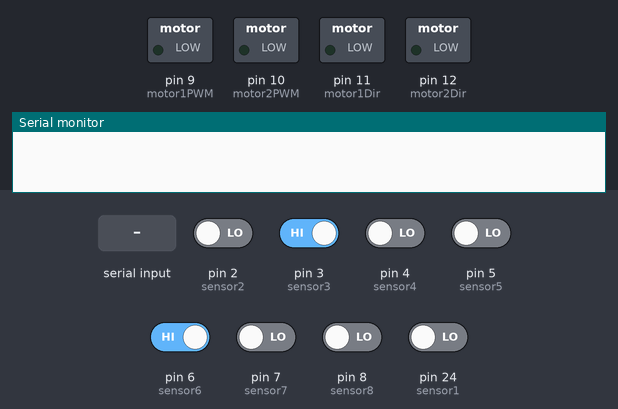
A sketch run on a simulated Arduino Mega 2560, built with avr-gcc and run on an emulated ATmega2560. On the bench: switched loads named in the sketch (green lamp = pin HIGH), the last lines printed to the serial monitor. The inputs (shaded band) are chosen by the test bench; at power-on: pin 3 (sensor3), pin 6 (sensor6) HIGH, pin 2 (sensor2), pin 4 (sensor4), pin 5 (sensor5), pin 7 (sensor7), pin 8 (sensor8), pin 24 (sensor1) LOW.

Above: at 1.2 s.
1.3 s: "TURN_SEQUENCE\n" received over Serial
At 2.4 s:
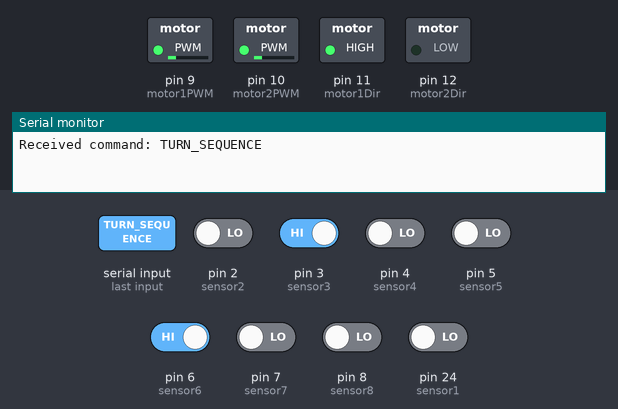
At 7.4 s:
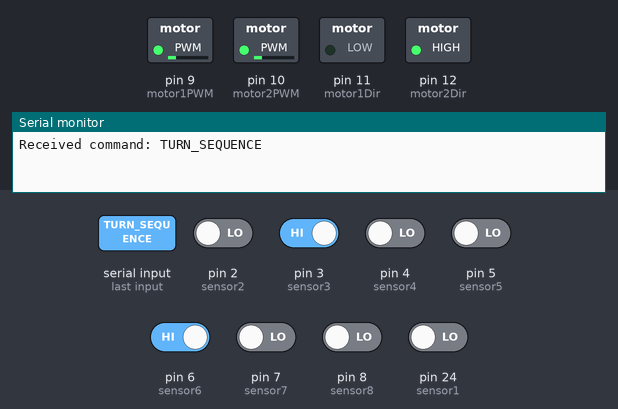
Timing chart, 0 to 10.8 s (numbered marks = the images above; inputs shaded):
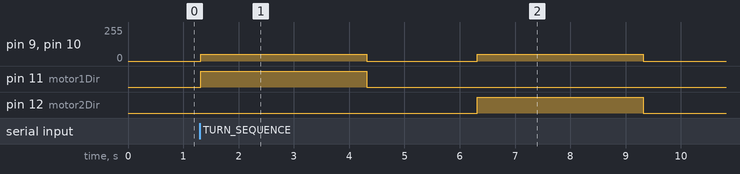

Measured:
- after the input at 1.3 s, pin 9 (motor1PWM), pin 10 (motor2PWM): alternates 50/255 for 3.0 s and 0/255 for 2.0 s, 4 changes in all, then stays 0/255, starting at once; pin 11 (motor1Dir): LOW → HIGH at once, → LOW 3.0 s later; pin 12 (motor2Dir): LOW → HIGH after 5.0 s, → LOW 3.0 s later

The sketch:

multistop_90.ino
```cpp
// Define sensor pins
const int sensor1 = 24; // Channel 1 connected to pin 24
const int sensor2 = 2;  // Channel 2 connected to pin 2
const int sensor3 = 3;  // Channel 3 connected to pin 3
const int sensor4 = 4;  // Channel 4 connected to pin 4
const int sensor5 = 5;  // Channel 5 connected to pin 5
const int sensor6 = 6;  // Channel 6 connected to pin 6
const int sensor7 = 7;  // Channel 7 connected to pin 7
const int sensor8 = 8;  // Channel 8 connected to pin 8

// Define motor control pins
const int motor1Dir = 11;   // Direction control for Motor 1
const int motor1PWM = 9;    // PWM control for Motor 1
const int motor2Dir = 12;   // Direction control for Motor 2
const int motor2PWM = 10;   // PWM control for Motor 2

void setup() {
    // Initialize IR sensor pins
    pinMode(sensor1, INPUT);
    pinMode(sensor2, INPUT);
    pinMode(sensor3, INPUT);
    pinMode(sensor4, INPUT);
    pinMode(sensor5, INPUT);
    pinMode(sensor6, INPUT);
    pinMode(sensor7, INPUT);
    pinMode(sensor8, INPUT);

    // Initialize Motor Driver pins
    pinMode(motor1Dir, OUTPUT);
    pinMode(motor1PWM, OUTPUT);
    pinMode(motor2Dir, OUTPUT);
    pinMode(motor2PWM, OUTPUT);

    // Initialize serial communication for marker detection
    Serial.begin(9600);
}

void loop() {
    // Check for serial input from Python
    if (Serial.available() > 0) {
        String command = Serial.readStringUntil('\n'); // Read the command
        Serial.print("Received command: ");
        Serial.println(command);

        if (command == "STOP") {
            stopMotors();
            Serial.println("Marker Detected: Robot Stopped");
        } else if (command == "TURN_SEQUENCE") {
            executeTurnSequence();
        }
    }

    // Read sensor values
    int s1 = digitalRead(sensor1);
    int s2 = digitalRead(sensor2);
    int s3 = digitalRead(sensor3);
    int s4 = digitalRead(sensor4);
    int s5 = digitalRead(sensor5);
    int s6 = digitalRead(sensor6);
    int s7 = digitalRead(sensor7);
    int s8 = digitalRead(sensor8);

    // // Debugging: print sensor values to Serial Monitor
    // Serial.print(s1);
    // Serial.print(",");
    // Serial.print(s2);
    // Serial.print(",");
    // Serial.print(s3);
    // Serial.print(",");
    // Serial.print(s4);
    // Serial.print(",");
    // Serial.print(s5);
    // Serial.print(",");
    // Serial.print(s6);
    // Serial.print(",");
    // Serial.print(s7);
    // Serial.print(",");
    // Serial.println(s8);

    // Logic for forward motion
    if (s1 == 1 && s2 == 1 && s3 == 1 && s4 == 1 && s5 == 1 && s6 == 1 && s7 == 1 && s8 == 1) {
        stopMotors();
    } else if (s4 == 1 && s5 == 1) {
        moveForward();
    } else if ((s4 == 1 && s5 == 1) && (s3 == 1 || s6 == 1) && (s1 == 0 && s2 == 0 && s7 == 0 && s8 == 0)) {
        moveForward();
    } else if ((s6 == 0 && s2 == 1 && s7 == 0 && s8 == 0) || (s5 == 0 && s1 == 1)) {
        turnRight();
    } else if ((s3 == 0 && s7 == 1 && s2 == 0 && s1 == 0) || (s4 == 0 && s8 == 1)) {
        turnLeft();
    } else {
        stopMotors();
    }
}

void executeTurnSequence() {
    //  Serial.println("Executing turn sequence...");
    // // Rotate 90 degrees
    // turnRight();
    // delay(1000); // Adjust delay to achieve a 90-degree turn
    // stopMotors();
    // delay(5000); // Wait for 5 seconds
    stopMotors();
    digitalWrite(motor1Dir, HIGH); // Motor 1 reverse
    analogWrite(motor1PWM, 50);    // Motor 1 speed
    digitalWrite(motor2Dir, LOW);  // Motor 2 forward
    analogWrite(motor2PWM, 50);
    delay(3000);

    // Rotate back to original position
    stopMotors();
    delay(2000);
    digitalWrite(motor1Dir, LOW); // Motor 1 forward
    analogWrite(motor1PWM, 50);    // Motor 1 speed
    digitalWrite(motor2Dir, HIGH);  // Motor 2 reverse
    analogWrite(motor2PWM, 50);
    delay(3000);
    stopMotors();
    delay(2000);
    // Serial.println("Turn sequence completed. Resuming line following...");
    Serial.println("READY");
    delay(2000);
}

void moveForward() {
    digitalWrite(motor1Dir, LOW); // Set motor 1 direction
    analogWrite(motor1PWM, 50);  // Set motor 1 speed
    digitalWrite(motor2Dir, LOW); // Set motor 2 direction
    analogWrite(motor2PWM, 50);  // Set motor 2 speed
    //Serial.println("Moving Forward");
}

void turnRight() {
    digitalWrite(motor1Dir, LOW); // Motor 1 forward
    analogWrite(motor1PWM, 50);   // Motor 1 speed

    digitalWrite(motor2Dir, LOW);  // Motor 2 brake or stop
    analogWrite(motor2PWM, 0);     // Ensure Motor 2 is completely stopped

    //Serial.println("Turning Right");
}

void turnLeft() {
    digitalWrite(motor1Dir, LOW);  // Motor 1 stop
    analogWrite(motor1PWM, 0);     // Motor 1 stopped

    digitalWrite(motor2Dir, LOW); // Motor 2 forward
    analogWrite(motor2PWM, 50);   // Motor 2 speed

    //Serial.println("Turning Left");
}

void stopMotors() {
    digitalWrite(motor1Dir, LOW); // Optional: set direction to neutral or opposite
    analogWrite(motor1PWM, 0);   // Stop motor 1
    digitalWrite(motor2Dir, LOW); // Optional: set direction to neutral or opposite
    analogWrite(motor2PWM, 0);   // Stop motor 2

}
```
